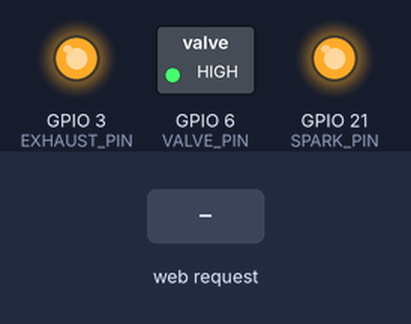
This sketch was run on a simulated ESP32-S3. Shown: switched loads named in the sketch (green lamp = pin HIGH), output pins drawn as LEDs (lit = HIGH). Dashed ring = blinking. The test bench sets the inputs (shaded band). What the sketch prints to the serial monitor is not drawn.

Above: at 1.2 s.
1.3 s: HTTP request GET /fire received
At 2.1 s:
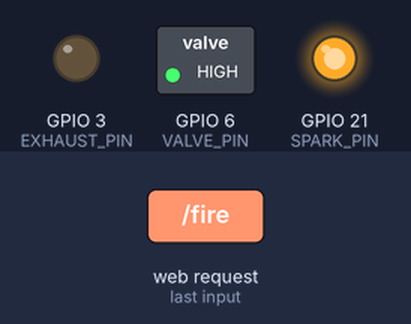
2.8 s: HTTP request GET /settings?c=1&s=1&pf=1 received
At 3.4 s:
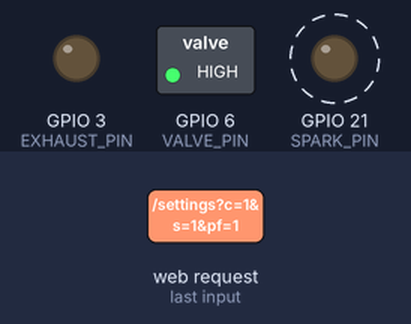
5.8 s: HTTP request GET /test?c=fan received
At 6.7 s:
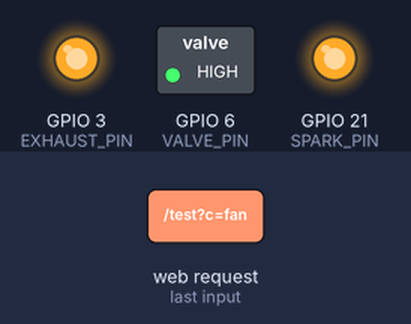
Timing chart, 0 to 8.8 s (numbered marks = the images above; inputs shaded):
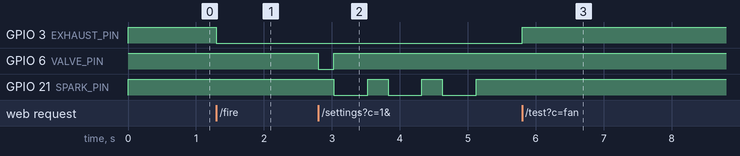

Measured:
- after the input at 1.3 s, GPIO 3 (EXHAUST_PIN): HIGH → LOW at once
- after the input at 2.8 s, GPIO 6 (VALVE_PIN): HIGH → LOW at once, → HIGH 0.23 s later; GPIO 21 (SPARK_PIN): alternates HIGH for 0.30 s and LOW for 0.50 s, starting after 0.23 s
- after the input at 5.8 s, GPIO 3 (EXHAUST_PIN): LOW → HIGH at once

The sketch:

plasma_gun.ino
```cpp
/*
  Plasma Gun Controller v3.1 - Bird Scarer for Shrimp Pond
  Hardware (all via relay modules):
    GPIO 6  → Relay → 12V Solenoid Valve (Butane Gas)
    GPIO 21 → Relay → 400kV Spark Plug
    GPIO 3  → Relay → 12V Vacuum Pump 15L/min (purge + air fill)

  Combustion Chamber: 250mm × 100mm ID (~1.96L)
  Barrel:             600mm × 50mm ID  (~1.18L)
  Total volume:       ~3.14L

  Pump physics: 15L/min = 0.25L/sec
  To purge 3.14L of CO₂ need ~13 seconds minimum.
  Pump seals chamber when OFF (no passive air flow).

  Sequence (v3.2 - pump runs continuously): PURGE → GAS+PUMP → SPARK+PUMP → EXHAUST
  Pump stays ON during gas fill AND spark — moving air mixes with gas inline,
  reproducing the manual condition that consistently produces a blast.

  Mobile UI: Connect to "PlasmaGun-AP" → http://192.168.4.1
*/

#include <WiFi.h>
#include <WebServer.h>
#include <DNSServer.h>

// ── Pin Definitions ──────────────────────────────────────────────────────────
#define VALVE_PIN    6   // Solenoid valve (butane gas)
#define SPARK_PIN   21   // Spark plug (400kV ignition)
#define EXHAUST_PIN  3   // Vacuum pump (purge + air fill + exhaust)

// ── Relay Logic ──────────────────────────────────────────────────────────────
// Active-LOW relays: LOW = relay ON, HIGH = relay OFF
#define RELAY_ON   LOW
#define RELAY_OFF  HIGH
const char* AP_SSID = "PlasmaGun-AP";
const char* AP_PASS = "plasma1234";

// ── Timing defaults (ms) — ALL tweakable from the mobile UI ──────────────────
int PRE_FLUSH_TIME  = 15000; // LONG purge: 15s × 0.25L/s = 3.75L (>3.14L chamber+barrel)
int GAS_FILL_TIME   = 225;   // gas burst per pulse (matches working manual test)
int GAS_PULSES      = 1;     // single burst with pump running = inline mixing
int GAS_PAUSE       = 200;   // pause between pulses (only used if GAS_PULSES>1)
int AIR_MIX_TIME    = 0;     // unused — pump runs continuously through gas+spark
int SETTLE_DELAY    = 0;     // 0 = spark immediately while pump still pushing mix
int SPARK_DURATION  = 500;   // each spark attempt duration
int SPARK_RETRIES   = 3;     // number of spark attempts
int SPARK_GAP       = 300;   // gap between spark retries
int EXHAUST_TIME    = 15000; // LONG exhaust: fully purge CO₂ for next shot
int COOLDOWN_MS     = 5000;  // min gap between full sequences

// ── State ────────────────────────────────────────────────────────────────────
WebServer server(80);
DNSServer dns;
volatile bool isFiring = false;
unsigned long lastFire = 0;
String currentStep = "READY";

// ── Non-blocking fire state machine ──────────────────────────────────────────
enum FireState {
  FS_IDLE,
  FS_PURGE,
  FS_GAS_ON,
  FS_GAS_OFF,
  FS_SETTLE,
  FS_SPARK_ON,
  FS_SPARK_OFF,
  FS_EXHAUST,
  FS_DONE
};
FireState fireState = FS_IDLE;
unsigned long stateStartedAt = 0;
int gasPulseIdx = 0;
int sparkRetryIdx = 0;

// ─────────────────────────────────────────────────────────────────────────────
// Mobile UI — full control panel with individual test buttons & timing sliders
// ─────────────────────────────────────────────────────────────────────────────
const char INDEX_HTML[] PROGMEM = R"rawliteral(
<!DOCTYPE html>
<html lang="en">
<head>
  <meta charset="UTF-8"/>
  <meta name="viewport" content="width=device-width,initial-scale=1.0,user-scalable=no"/>
  <title>Plasma Gun v2</title>
  <style>
    *{box-sizing:border-box;margin:0;padding:0}
    body{background:#0d0d1a;color:#e0e0ff;font-family:'Segoe UI',sans-serif;
         display:flex;flex-direction:column;align-items:center;padding:24px 16px}
    h1{font-size:1.5rem;color:#a78bfa;letter-spacing:2px}
    .sub{font-size:.8rem;color:#6b7280;margin-bottom:24px}
    .card{background:#1a1a2e;border:1px solid #2d2d4e;border-radius:12px;
          padding:16px;width:100%;max-width:380px;margin-bottom:16px}
    .card h3{font-size:.85rem;color:#a78bfa;margin-bottom:12px}

    /* Status */
    .status{text-align:center;padding:20px}
    .step-label{font-size:.7rem;color:#6b7280;margin-bottom:4px}
    .step-val{font-size:1.2rem;font-weight:700;color:#34d399;min-height:1.5em}
    .step-val.active{color:#facc15;animation:pulse 1s infinite}
    .step-val.bang{color:#f87171;animation:blink .3s 3}
    @keyframes pulse{0%,100%{opacity:1}50%{opacity:.5}}
    @keyframes blink{0%,100%{opacity:1}50%{opacity:0}}

    /* Sequence diagram */
    .seq{display:flex;gap:4px;justify-content:center;margin-top:12px;flex-wrap:wrap}
    .seq-step{font-size:.6rem;padding:4px 8px;border-radius:6px;background:#2d2d4e;color:#9ca3af}
    .seq-step.on{background:#7c3aed;color:#fff}
    .seq-step.done{background:#065f46;color:#34d399}

    /* Fire button */
    .fire-wrap{display:flex;justify-content:center;margin:8px 0 16px}
    .fire-btn{width:160px;height:160px;border-radius:50%;border:4px solid #7c3aed;
              background:radial-gradient(circle,#4c1d95,#1e1b4b);color:#fff;
              font-size:1rem;font-weight:700;letter-spacing:2px;cursor:pointer;
              box-shadow:0 0 30px #7c3aed88;transition:all .15s;outline:none;
              -webkit-tap-highlight-color:transparent}
    .fire-btn:active{transform:scale(.93)}
    .fire-btn.disabled{border-color:#374151;background:radial-gradient(circle,#1f2937,#111827);
                       box-shadow:none;cursor:not-allowed;color:#6b7280}
    .fire-btn.boom{border-color:#f87171;background:radial-gradient(circle,#7f1d1d,#1a0000);
                   box-shadow:0 0 60px #f87171cc}

    /* Test buttons */
    .test-row{display:flex;gap:8px;margin-bottom:10px}
    .tbtn{flex:1;padding:10px 6px;border-radius:8px;border:none;font-size:.78rem;
          font-weight:600;cursor:pointer;color:#fff;transition:all .1s}
    .tbtn:active{transform:scale(.95)}
    .tbtn.gas{background:#0d9488}
    .tbtn.spark{background:#dc2626}
    .tbtn.fan{background:#2563eb}
    .tbtn.off{background:#374151}

    /* Sliders */
    .row{display:flex;justify-content:space-between;align-items:center;margin-bottom:12px}
    .row label{font-size:.78rem;color:#9ca3af;flex:1}
    .row input[type=range]{width:110px;accent-color:#7c3aed}
    .row span{font-size:.78rem;color:#e0e0ff;width:52px;text-align:right}
    .apply{width:100%;padding:10px;border-radius:8px;border:none;background:#7c3aed;
           color:#fff;font-weight:600;font-size:.85rem;cursor:pointer;margin-top:4px}
    .apply:active{background:#5b21b6}

    /* Log */
    .log{font-size:.7rem;color:#6b7280;max-height:120px;overflow-y:auto;margin-top:8px;
         font-family:monospace;line-height:1.6}
    .log .entry{border-bottom:1px solid #2d2d4e;padding:2px 0}
    .log .ts{color:#4b5563}
    .log .ev{color:#a78bfa}

    .toast{position:fixed;bottom:20px;left:50%;transform:translateX(-50%);
           background:#374151;color:#fff;padding:8px 20px;border-radius:20px;
           font-size:.8rem;opacity:0;transition:opacity .3s;pointer-events:none;z-index:99}
    .toast.show{opacity:1}
  </style>
</head>
<body>
  <h1>⚡ PLASMA GUN v3.1</h1>
  <div class="sub">Chamber: 250×100mm · Barrel: 600×50mm · Pump: 15L/min</div>

  <!-- Status Card -->
  <div class="card status">
    <div class="step-label">CURRENT STEP</div>
    <div class="step-val" id="sv">READY</div>
    <div class="seq" id="seq">
      <div class="seq-step" id="s0">PURGE</div>
      <div class="seq-step" id="s1">GAS FILL</div>
      <div class="seq-step" id="s2">SETTLE</div>
      <div class="seq-step" id="s3">SPARK</div>
      <div class="seq-step" id="s4">EXHAUST</div>
    </div>
  </div>

  <!-- Fire Button -->
  <div class="fire-wrap">
    <button class="fire-btn" id="fireBtn" onclick="fire()">🔥<br>FIRE</button>
  </div>

  <!-- Individual GPIO Test -->
  <div class="card">
    <h3>🧪 TEST INDIVIDUAL COMPONENTS</h3>
    <div class="test-row">
      <button class="tbtn gas" onclick="test('valve','on')">⛽ Gas ON</button>
      <button class="tbtn off" onclick="test('valve','off')">Gas OFF</button>
    </div>
    <div class="test-row">
      <button class="tbtn spark" onclick="test('spark','on')">⚡ Spark ON</button>
      <button class="tbtn off" onclick="test('spark','off')">Spark OFF</button>
    </div>
    <div class="test-row">
      <button class="tbtn fan" onclick="test('fan','on')">💨 Pump ON</button>
      <button class="tbtn off" onclick="test('fan','off')">Pump OFF</button>
    </div>
    <div class="test-row">
      <button class="tbtn off" style="background:#991b1b" onclick="test('all','off')">🛑 ALL OFF (Emergency)</button>
    </div>
  </div>

  <!-- Timing Settings -->
  <div class="card">
    <h3>⏱ SEQUENCE TIMING</h3>
    <div class="row">
      <label>Purge 💨</label>
      <input type="range" id="pf" min="0" max="30000" step="1000" value="15000"
             oninput="lbl('pf','pfl','ms')"/>
      <span id="pfl">15000ms</span>
    </div>
    <div class="row">
      <label>Gas Burst</label>
      <input type="range" id="gf" min="50" max="1000" step="25" value="120"
             oninput="lbl('gf','gfl','ms')"/>
      <span id="gfl">120ms</span>
    </div>
    <div class="row">
      <label>Pulses</label>
      <input type="range" id="gp" min="1" max="10" step="1" value="2"
             oninput="lbl('gp','gpl','×')"/>
      <span id="gpl">2×</span>
    </div>
    <div class="row">
      <label>Pulse Gap</label>
      <input type="range" id="gg" min="100" max="2000" step="50" value="300"
             oninput="lbl('gg','ggl','ms')"/>
      <span id="ggl">300ms</span>
    </div>
    <div class="row">
      <label>Settle</label>
      <input type="range" id="sd" min="500" max="8000" step="250" value="3000"
             oninput="lbl('sd','sdl','ms')"/>
      <span id="sdl">3000ms</span>
    </div>
    <div class="row">
      <label>Spark</label>
      <input type="range" id="sk" min="200" max="2000" step="100" value="500"
             oninput="lbl('sk','skl','ms')"/>
      <span id="skl">500ms</span>
    </div>
    <div class="row">
      <label>Spark Retries</label>
      <input type="range" id="sr" min="1" max="5" step="1" value="3"
             oninput="lbl('sr','srl','×')"/>
      <span id="srl">3×</span>
    </div>
    <div class="row">
      <label>Spark Gap</label>
      <input type="range" id="sg" min="100" max="1000" step="50" value="300"
             oninput="lbl('sg','sgl','ms')"/>
      <span id="sgl">300ms</span>
    </div>
    <div class="row">
      <label>Exhaust</label>
      <input type="range" id="ex" min="1000" max="30000" step="1000" value="15000"
             oninput="lbl('ex','exl','ms')"/>
      <span id="exl">15000ms</span>
    </div>
    <div class="row">
      <label>Cooldown</label>
      <input type="range" id="cd" min="2000" max="20000" step="500" value="5000"
             oninput="lbl('cd','cdl','ms')"/>
      <span id="cdl">5000ms</span>
    </div>
    <button class="apply" onclick="applySettings()">💾 Apply Settings</button>
  </div>

  <!-- Event Log -->
  <div class="card">
    <h3>📋 EVENT LOG</h3>
    <div class="log" id="log"></div>
  </div>

  <div class="toast" id="toast"></div>

<script>
  let busy = false;

  function fire() {
    if (busy) return;
    busy = true;
    const btn = document.getElementById('fireBtn');
    const sv  = document.getElementById('sv');
    btn.classList.add('boom');

    fetch('/fire').then(r=>r.text()).then(m=>{toast(m);addLog('FIRE',m)}).catch(()=>toast('Connection error'));

    const pf = +$('pf').value, gf = +$('gf').value, sd = +$('sd').value;
    const sk = +$('sk').value, ex = +$('ex').value, cd = +$('cd').value;
    const gp = +$('gp').value, gg = +$('gg').value;
    const sr = +$('sr').value, sg = +$('sg').value;
    const gasTotalMs = gf*gp + gg*(gp-1);
    const sparkTotalMs = sk*sr + sg*(sr-1);

    let t = 0;
    setStep('PURGE 💨','s0',t);
    t += pf;
    setStep('GAS FILL ('+gp+'×'+gf+'ms)','s1',t);
    t += gasTotalMs;
    setStep('SETTLE','s2',t);
    t += sd;
    setStep('💥 SPARK ('+sr+'× retries)','s3',t);
    t += sparkTotalMs;
    setStep('EXHAUST','s4',t);
    t += ex;

    setTimeout(()=>{
      sv.textContent = 'COOLDOWN';
      sv.className = 'step-val';
      btn.classList.remove('boom');
      btn.classList.add('disabled');
    }, t);

    setTimeout(()=>{
      sv.textContent = 'READY';
      btn.classList.remove('disabled');
      resetSeq();
      busy = false;
    }, t + cd);
  }

  function setStep(name, id, delay) {
    setTimeout(()=>{
      const sv = document.getElementById('sv');
      sv.textContent = name;
      sv.className = 'step-val active';
      if(name.includes('SPARK')){sv.className='step-val bang'}
      // highlight sequence
      for(let i=0;i<5;i++){
        const el = document.getElementById('s'+i);
        if('s'+i===id) el.className='seq-step on';
        else if(i < parseInt(id[1])) el.className='seq-step done';
      }
    }, delay);
  }

  function resetSeq(){for(let i=0;i<5;i++)document.getElementById('s'+i).className='seq-step'}

  function test(comp, state) {
    fetch(`/test?c=${comp}&s=${state}`).then(r=>r.text()).then(m=>{toast(m);addLog('TEST',m)}).catch(()=>toast('Error'));
  }

  function applySettings() {
    const p = ['pf','gf','gp','gg','sd','sk','sr','sg','ex','cd'].map(id=>id+'='+$(id).value).join('&');
    fetch('/settings?'+p).then(r=>r.text()).then(m=>{toast(m);addLog('SETTINGS',m)}).catch(()=>toast('Error'));
  }

  function lbl(id,lid,u){$(lid).textContent=$(id).value+u}
  function $(id){return document.getElementById(id)}

  function addLog(type, msg) {
    const log = $('log');
    const now = new Date().toLocaleTimeString();
    log.innerHTML = `<div class="entry"><span class="ts">[${now}]</span> <span class="ev">${type}</span> ${msg}</div>` + log.innerHTML;
  }

  function toast(msg) {
    const t = $('toast');
    t.textContent = msg;
    t.classList.add('show');
    setTimeout(()=>t.classList.remove('show'), 2500);
  }
</script>
</body>
</html>
)rawliteral";

// ─────────────────────────────────────────────────────────────────────────────
// Fire Sequence — NON-BLOCKING state machine
// loop() must call fireTick() every iteration. Pump (EXHAUST_PIN) stays ON
// continuously from PURGE through EXHAUST, only switching off at the very end.
// ─────────────────────────────────────────────────────────────────────────────
void startFireSequence() {
  isFiring = true;
  lastFire = millis();
  gasPulseIdx = 0;
  sparkRetryIdx = 0;

  // Pump ON for the entire cycle
  digitalWrite(EXHAUST_PIN, RELAY_ON);

  currentStep = "PURGE";
  fireState = FS_PURGE;
  stateStartedAt = millis();
}

void fireTick() {
  if (fireState == FS_IDLE || fireState == FS_DONE) return;
  unsigned long elapsed = millis() - stateStartedAt;

  switch (fireState) {

    case FS_PURGE:
      if (elapsed >= (unsigned long)PRE_FLUSH_TIME) {
        currentStep = "GAS FILL";
        digitalWrite(VALVE_PIN, RELAY_ON);
        fireState = FS_GAS_ON;
        stateStartedAt = millis();
      }
      break;

    case FS_GAS_ON:
      if (elapsed >= (unsigned long)GAS_FILL_TIME) {
        digitalWrite(VALVE_PIN, RELAY_OFF);
        gasPulseIdx++;
        if (gasPulseIdx < GAS_PULSES) {
          fireState = FS_GAS_OFF;
          stateStartedAt = millis();
        } else {
          // done with gas pulses → SETTLE (or SPARK if SETTLE_DELAY=0)
          if (SETTLE_DELAY > 0) {
            currentStep = "SETTLE";
            fireState = FS_SETTLE;
          } else {
            currentStep = "SPARK";
            digitalWrite(SPARK_PIN, RELAY_ON);
            fireState = FS_SPARK_ON;
          }
          stateStartedAt = millis();
        }
      }
      break;

    case FS_GAS_OFF:
      if (elapsed >= (unsigned long)GAS_PAUSE) {
        digitalWrite(VALVE_PIN, RELAY_ON);
        fireState = FS_GAS_ON;
        stateStartedAt = millis();
      }
      break;

    case FS_SETTLE:
      if (elapsed >= (unsigned long)SETTLE_DELAY) {
        currentStep = "SPARK";
        digitalWrite(SPARK_PIN, RELAY_ON);
        fireState = FS_SPARK_ON;
        stateStartedAt = millis();
      }
      break;

    case FS_SPARK_ON:
      if (elapsed >= (unsigned long)SPARK_DURATION) {
        digitalWrite(SPARK_PIN, RELAY_OFF);
        sparkRetryIdx++;
        if (sparkRetryIdx < SPARK_RETRIES) {
          fireState = FS_SPARK_OFF;
          stateStartedAt = millis();
        } else {
          currentStep = "EXHAUST";
          fireState = FS_EXHAUST;
          stateStartedAt = millis();
        }
      }
      break;

    case FS_SPARK_OFF:
      if (elapsed >= (unsigned long)SPARK_GAP) {
        digitalWrite(SPARK_PIN, RELAY_ON);
        fireState = FS_SPARK_ON;
        stateStartedAt = millis();
      }
      break;

    case FS_EXHAUST:
      if (elapsed >= (unsigned long)EXHAUST_TIME) {
        digitalWrite(EXHAUST_PIN, RELAY_OFF);  // pump OFF only here
        currentStep = "READY";
        isFiring = false;
        fireState = FS_DONE;
      }
      break;

    default:
      break;
  }
}

// ─────────────────────────────────────────────────────────────────────────────
// HTTP Handlers
// ─────────────────────────────────────────────────────────────────────────────
void handleRoot() {
  server.send_P(200, "text/html", INDEX_HTML);
}

void handleFire() {
  if (isFiring) { server.send(200, "text/plain", "Busy: " + currentStep); return; }
  unsigned long now = millis();
  if (lastFire != 0 && now - lastFire < (unsigned long)COOLDOWN_MS) {
    server.send(200, "text/plain", "Cooling down...");
    return;
  }
  server.send(200, "text/plain", "Sequence started!");
  startFireSequence();
}

void handleTest() {
  String comp  = server.arg("c");
  String state = server.arg("s");
  int val = (state == "on") ? RELAY_ON : RELAY_OFF;

  if (comp == "valve")    { digitalWrite(VALVE_PIN, val); }
  else if (comp == "spark") { digitalWrite(SPARK_PIN, val); }
  else if (comp == "fan")   { digitalWrite(EXHAUST_PIN, val); }
  else if (comp == "all")   {
    digitalWrite(VALVE_PIN, RELAY_OFF);
    digitalWrite(SPARK_PIN, RELAY_OFF);
    digitalWrite(EXHAUST_PIN, RELAY_OFF);
  }
  server.send(200, "text/plain", comp + " → " + state);
}

void handleSettings() {
  if (server.hasArg("pf")) PRE_FLUSH_TIME = server.arg("pf").toInt();
  if (server.hasArg("gf")) GAS_FILL_TIME  = server.arg("gf").toInt();
  if (server.hasArg("gp")) GAS_PULSES     = server.arg("gp").toInt();
  if (server.hasArg("gg")) GAS_PAUSE      = server.arg("gg").toInt();
  if (server.hasArg("sd")) SETTLE_DELAY   = server.arg("sd").toInt();
  if (server.hasArg("sk")) SPARK_DURATION = server.arg("sk").toInt();
  if (server.hasArg("sr")) SPARK_RETRIES  = server.arg("sr").toInt();
  if (server.hasArg("sg")) SPARK_GAP      = server.arg("sg").toInt();
  if (server.hasArg("ex")) EXHAUST_TIME   = server.arg("ex").toInt();
  if (server.hasArg("cd")) COOLDOWN_MS    = server.arg("cd").toInt();

  String msg = "Saved! Gas:" + String(GAS_FILL_TIME) + "ms×" + String(GAS_PULSES)
             + " Spark:" + String(SPARK_DURATION) + "ms×" + String(SPARK_RETRIES)
             + " Purge:" + String(PRE_FLUSH_TIME) + "ms";
  server.send(200, "text/plain", msg);
}

void handleStatus() {
  String json = "{\"firing\":" + String(isFiring ? "true" : "false")
              + ",\"step\":\"" + currentStep + "\"}";
  server.send(200, "application/json", json);
}

// ─────────────────────────────────────────────────────────────────────────────
// Setup & Loop
// ─────────────────────────────────────────────────────────────────────────────
void setup() {
  Serial.begin(115200);

  pinMode(VALVE_PIN, OUTPUT);
  pinMode(SPARK_PIN, OUTPUT);
  pinMode(EXHAUST_PIN, OUTPUT);
  // Active-LOW relays: start with all relays OFF
  digitalWrite(VALVE_PIN, RELAY_OFF);
  digitalWrite(SPARK_PIN, RELAY_OFF);
  digitalWrite(EXHAUST_PIN, RELAY_OFF);

  WiFi.softAP(AP_SSID, AP_PASS);
  IPAddress ip = WiFi.softAPIP();

  Serial.println("\n=== Plasma Gun v3.1 (Pump) ===");
  Serial.println("GPIO 6  → Solenoid Valve");
  Serial.println("GPIO 21 → Spark Plug");
  Serial.println("GPIO 3  → Vacuum Pump 15L/min");
  Serial.print("WiFi: "); Serial.println(AP_SSID);
  Serial.print("URL : http://"); Serial.println(ip);
  Serial.println("==============================\n");

  server.on("/",         handleRoot);
  server.on("/fire",     handleFire);
  server.on("/test",     handleTest);
  server.on("/settings", handleSettings);
  server.on("/status",   handleStatus);

  // Captive portal redirects
  server.onNotFound([]() {
    server.sendHeader("Location", "http://192.168.4.1", true);
    server.send(302, "text/plain", "");
  });
  server.on("/hotspot-detect.html",        [](){ server.sendHeader("Location","http://192.168.4.1",true); server.send(302,"text/plain",""); });
  server.on("/library/test/success.html",  [](){ server.sendHeader("Location","http://192.168.4.1",true); server.send(302,"text/plain",""); });
  server.on("/generate_204",               [](){ server.sendHeader("Location","http://192.168.4.1",true); server.send(302,"text/plain",""); });
  server.on("/gen_204",                    [](){ server.sendHeader("Location","http://192.168.4.1",true); server.send(302,"text/plain",""); });
  server.on("/connecttest.txt",            [](){ server.sendHeader("Location","http://192.168.4.1",true); server.send(302,"text/plain",""); });

  server.begin();
  dns.start(53, "*", WiFi.softAPIP());

  Serial.println("Ready to fire!");
}

void loop() {
  dns.processNextRequest();
  server.handleClient();
  fireTick();
}
```
